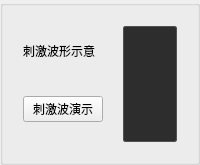
       <widget class="QGroupBox" name="groupBox_3">
        <property name="sizePolicy">
         <sizepolicy hsizetype="Preferred" vsizetype="Preferred">
          <horstretch>0</horstretch>
          <verstretch>0</verstretch>
         </sizepolicy>
        </property>
        <property name="autoFillBackground">
         <bool>false</bool>
        </property>
        <property name="title">
         <string/>
        </property>
        <layout class="QGridLayout" name="gridLayout_12">
         <property name="leftMargin">
          <number>20</number>
         </property>
         <property name="topMargin">
          <number>20</number>
         </property>
         <property name="rightMargin">
          <number>20</number>
         </property>
         <property name="bottomMargin">
          <number>20</number>
         </property>
         <item row="0" column="0">
          <layout class="QHBoxLayout" name="horizontalLayout_4">
           <property name="spacing">
            <number>20</number>
           </property>
           <item>
            <layout class="QVBoxLayout" name="verticalLayout_15">
             <property name="bottomMargin">
              <number>20</number>
             </property>
             <item>
              <widget class="QLabel" name="label_15">
               <property name="minimumSize">
                <size>
                 <width>0</width>
                 <height>50</height>
                </size>
               </property>
               <property name="maximumSize">
                <size>
                 <width>16777215</width>
                 <height>50</height>
                </size>
               </property>
               <property name="text">
                <string>刺激波形示意</string>
               </property>
              </widget>
             </item>
             <item>
              <widget class="QPushButton" name="pushButton_2">
               <property name="sizePolicy">
                <sizepolicy hsizetype="Minimum" vsizetype="Expanding">
                 <horstretch>0</horstretch>
                 <verstretch>0</verstretch>
                </sizepolicy>
               </property>
               <property name="text">
                <string>刺激波演示</string>
               </property>
              </widget>
             </item>
            </layout>
           </item>
           <item>
            <widget class="QLabel" name="label_9">
             <property name="sizePolicy">
              <sizepolicy hsizetype="Expanding" vsizetype="Expanding">
               <horstretch>0</horstretch>
               <verstretch>0</verstretch>
              </sizepolicy>
             </property>
             <property name="autoFillBackground">
              <bool>false</bool>
             </property>
             <property name="styleSheet">
              <string notr="true">background-color: #2D2D2D;
border: 1px solid #515151;
border-radius: 2px;</string>
             </property>
             <property name="frameShape">
              <enum>QFrame::Box</enum>
             </property>
             <property name="frameShadow">
              <enum>QFrame::Raised</enum>
             </property>
             <property name="text">
              <string/>
             </property>
             <property name="pixmap">
              <pixmap resource="Images.qrc">:/image/Images/waveform.png</pixmap>
             </property>
             <property name="scaledContents">
              <bool>false</bool>
             </property>
             <property name="alignment">
              <set>Qt::AlignCenter</set>
             </property>
             <property name="wordWrap">
              <bool>false</bool>
             </property>
            </widget>
           </item>
          </layout>
         </item>
        </layout>
       </widget>
